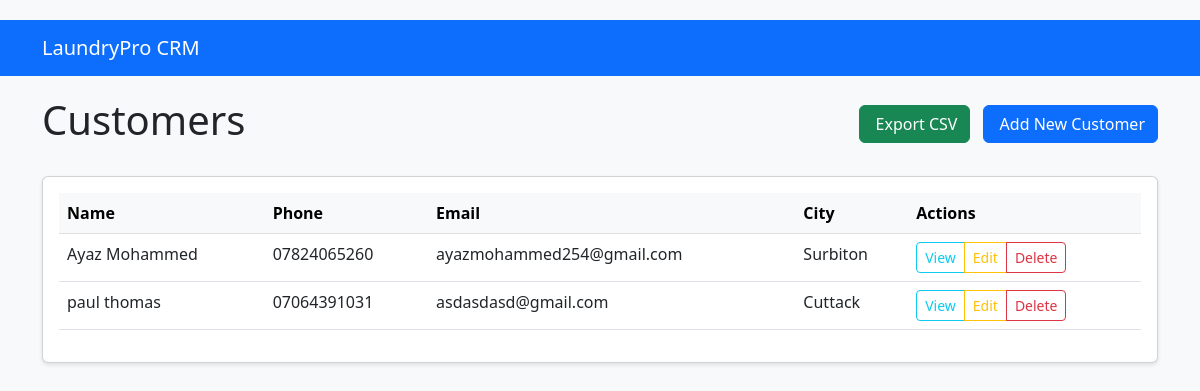
The app's page /customers/ with its own data.
### webapp/models.py (models this page shows, shortened)
class Customer(models.Model):
    creation_date = models.DateTimeField(auto_now_add=True)
    first_name = models.CharField(max_length=100)
    last_name = models.CharField(max_length=100)
    email = models.EmailField(max_length=255)
    phone = models.CharField(max_length=20)
    address = models.CharField(max_length=300)
    city = models.CharField(max_length=255)
    province = models.CharField(max_length=200)
    country = models.CharField(max_length=125)
    special_instructions = models.TextField(blank=True, null=True)
    is_active = models.BooleanField(default=True)

### webapp/views.py (the view)
# urls.py: path('customers/', views.CustomerListView.as_view(), name='customer_list'),
class CustomerListView(ListView):
    model = Customer
    template_name = 'webapp/customers/customer_list.html'
    context_object_name = 'customers'
    def get_context_data(self, **kwargs):
        context = super().get_context_data(**kwargs)
        context['export_url'] = reverse_lazy('export_customers_csv')
        return context

### webapp/templates/webapp/customers/customer_list.html (shortened to what this page needs)
{% extends 'webapp/base.html' %}
{% block content %}
<div class="d-flex justify-content-between align-items-center mb-4">
    <h1>Customers</h1>
    <div>
        <a href="{% url 'export_customers_csv' %}" class="btn btn-success me-2">
             Export CSV
        </a>
        <a href="{% url 'customer_create' %}" class="btn btn-primary">
             Add New Customer
        </a>
    </div>
</div>
<div class="card">
    <div class="card-body">
        <div class="table-responsive">
            <table class="table table-hover">
                <thead class="table-light">
                    <tr>
                        <th>Name</th>
                        <th>Phone</th>
                        <th>Email</th>
                        <th>City</th>
                        <th>Actions</th>
                    </tr>
                </thead>
                <tbody>
                    {% for customer in customers %}
                    <tr>
                        <td>{{ customer.first_name }} {{ customer.last_name }}</td>
                        <td>{{ customer.phone }}</td>
                        <td>{{ customer.email }}</td>
                        <td>{{ customer.city }}</td>
                        <td>
                            <div class="btn-group btn-group-sm">
                                <a href="{% url 'customer_detail' customer.pk %}" class="btn btn-outline-info">View</a>
                                <a href="{% url 'customer_update' customer.pk %}" class="btn btn-outline-warning">Edit</a>
                                <a href="{% url 'customer_delete' customer.pk %}" class="btn btn-outline-danger">Delete</a>
                            </div>
                        </td>
                    </tr>
                    {% empty %}
                    <tr>
                        <td colspan="5" class="text-center">No customers found</td>
                    </tr>
                    {% endfor %}
                </tbody>
            </table>
        </div>
    </div>
</div>
{% endblock %}

### webapp/templates/webapp/base.html (style rules this page uses)
body { padding-top: 20px; background-color: #f8f9fa; }
.card { margin-bottom: 20px; box-shadow: 0 2px 4px rgba(0,0,0,0.1); }

### records on screen
Customer: first_name "Ayaz", last_name "Mohammed", phone "07824065260", email "ayazmohammed254@gmail.com", city "Surbiton"
Customer: first_name "paul", last_name "thomas", phone "07064391031", email "asdasdasd@gmail.com", city "Cuttack"
